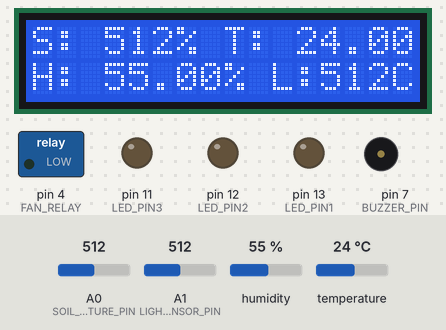
A sketch run on a simulated Arduino Uno, built with avr-gcc and run on an emulated ATmega328P. On the bench: 16×2 character LCD, switched loads named in the sketch (green lamp = pin HIGH), output pins drawn as LEDs (lit = HIGH), buzzer (waves = sounding, pin HIGH). Inputs (shaded band) come from the test bench; at power-on: humidity 55 %, A0 (SOIL_MOISTURE_PIN) = 512, A1 (LIGHT_SENSOR_PIN) = 512, temperature 24 °C. What the sketch prints to the serial monitor is not drawn.

Above: at 1.2 s.
1.3 s: humidity set to 22 %
At 3.5 s:
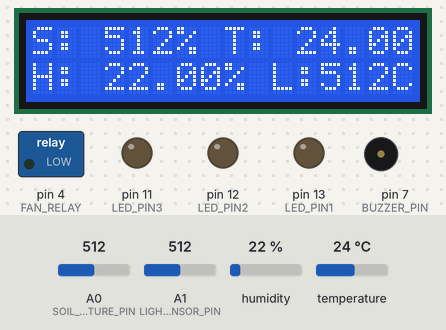
3.8 s: A0 (SOIL_MOISTURE_PIN) set to 716
At 4.8 s:
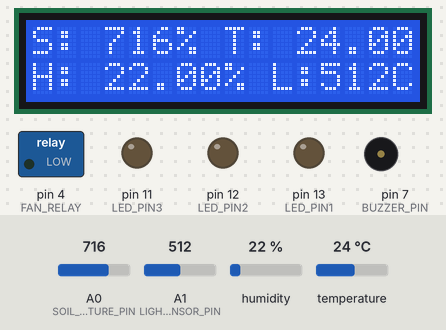
5.9 s: A1 (LIGHT_SENSOR_PIN) set to 716
At 7.3 s:
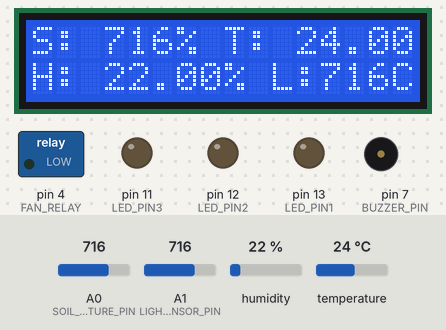
8.0 s: temperature set to 12 °C
At 9.8 s:
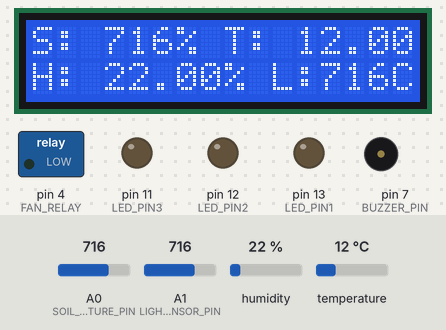
10.1 s: A0 (SOIL_MOISTURE_PIN) set to 992
At 11.1 s:
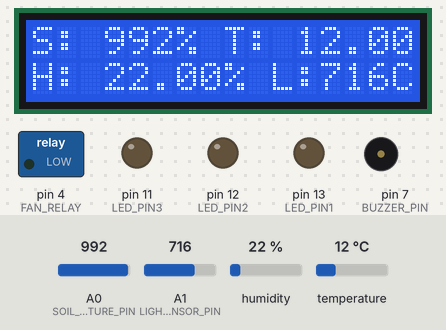
12.3 s: A1 (LIGHT_SENSOR_PIN) set to 992
At 13.7 s:
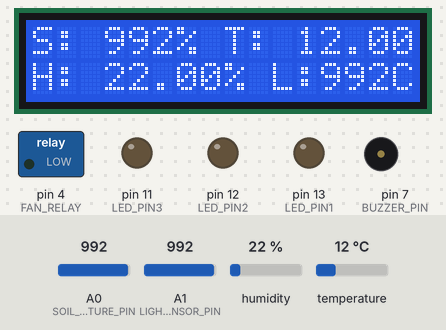
Timing chart, 0 to 15.3 s (numbered marks = the images above; inputs shaded):
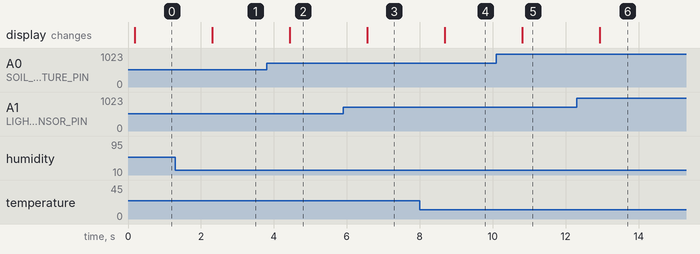

Measured:
- after the input at 1.3 s, the display: changes after 1.0 s (image 1)
- after the input at 3.8 s, the display: changes after 0.64 s (image 2)
- after the input at 5.9 s, the display: changes after 0.66 s (image 3)
- after the input at 8.0 s, the display: changes after 0.69 s (image 4)
- after the input at 10.1 s, the display: changes after 0.71 s (image 5)
- after the input at 12.3 s, the display: changes after 0.64 s (image 6)

The sketch:

test5.ino
```cpp
#include <Wire.h>
#include <LiquidCrystal_I2C.h>
#include <DHT.h>

#define BUZZER_PIN 7       // 피에조 부저 핀
#define DHTPIN 2            // DHT11 센서 핀
#define DHTTYPE DHT11       // DHT 센서 타입
#define SOIL_MOISTURE_PIN A0 // 토양 수분 센서 핀
#define LIGHT_SENSOR_PIN A1 // 조도 센서 핀
#define LED_PIN1 13         // LED 핀
#define LED_PIN2 12
#define LED_PIN3 11
#define FAN_RELAY 4

bool ledState1 = false;
bool ledState2 = false;
bool ledState3 = false;

DHT dht(DHTPIN, DHTTYPE);
LiquidCrystal_I2C lcd(0x27, 16, 2); // LCD 주소와 행/열 설정

void setup() {
  Serial.begin(9600);

  pinMode(LED_PIN1, OUTPUT); // LED 핀을 출력으로 설정
  pinMode(LED_PIN2, OUTPUT);
  pinMode(LED_PIN3, OUTPUT);

  pinMode(BUZZER_PIN, OUTPUT); // 피에조 부저 핀을 출력으로 설정
  pinMode(FAN_RELAY, OUTPUT);

  dht.begin();

  // LCD 초기화
  lcd.init();
  lcd.backlight(); // 백라이트 활성화
}

void loop() {
  // 온습도 센서 값 읽기
  float humidity = dht.readHumidity();
  float temperature = dht.readTemperature();

  // 토양 수분 센서 값 읽기
  int soil_moisture = analogRead(SOIL_MOISTURE_PIN);

  // 조도 센서 값 읽기
  int light_intensity = analogRead(LIGHT_SENSOR_PIN);

  // 시리얼로 값을 출력
  Serial.print("Soil Moisture: ");
  Serial.print(soil_moisture);
  Serial.print("  Humidity: ");
  Serial.print(humidity);
  Serial.print("%  Temperature: ");
  Serial.print(temperature);
  Serial.print("°C  Light Intensity: ");
  Serial.println(light_intensity);

  // 조도가 500보다 낮은 경우 LED2 켜기
  //if (light_intensity < 500) {
  //  digitalWrite(LED_PIN2, HIGH);
  //} else {
  //  digitalWrite(LED_PIN2, LOW);
  //}

  // LED 상태를 시리얼 포트를 통해 보내기
  Serial.print("STATUS,");
  Serial.print(LED_PIN1);
  Serial.println(ledState1 ? ",ON" : ",OFF");

  Serial.print("STATUS,");
  Serial.print(LED_PIN2);
  Serial.println(ledState2 ? ",ON" : ",OFF");

  Serial.print("STATUS,");
  Serial.print(LED_PIN3);
  Serial.println(ledState3 ? ",ON" : ",OFF");

  // 시리얼 입력을 처리
  if (Serial.available() > 0) {
    String receivedData = Serial.readStringUntil('\n');
    if (receivedData.startsWith("ON")) {
      int ledPin = receivedData.substring(receivedData.indexOf(',') + 1).toInt();
      if (ledPin == LED_PIN1)
        ledState1 = true;
      else if (ledPin == LED_PIN2)
        ledState2 = true;
      else if (ledPin == LED_PIN3)
        ledState3 = true;
      digitalWrite(ledPin, HIGH);
    }
    else if (receivedData.startsWith("OFF")) {
      int ledPin = receivedData.substring(receivedData.indexOf(',') + 1).toInt();
      if (ledPin == LED_PIN1)
        ledState1 = false;
      else if (ledPin == LED_PIN2)
        ledState2 = false;
      else if (ledPin == LED_PIN3)
        ledState3 = false;
      digitalWrite(ledPin, LOW);
    }
  }

  // LCD에 값을 출력
  lcd.clear();
  lcd.setCursor(0, 0);
  lcd.print("S: ");
  lcd.print(soil_moisture);
  lcd.print("% T: ");
  lcd.print(temperature);
  lcd.print("C");

  lcd.setCursor(0, 1);
  lcd.print("H: ");
  lcd.print(humidity);
  lcd.print("% L:");
  lcd.print(light_intensity);
  lcd.print("C");

  delay(2000); // 2초 간격으로 값을 출력
}
```
